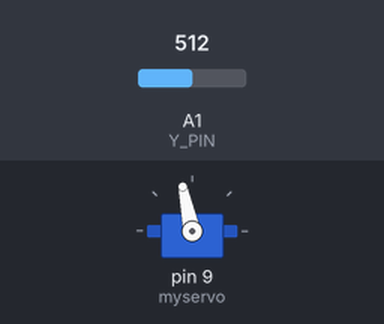
The sketch below on a simulated Arduino Uno, built with avr-gcc and run on an emulated ATmega328P. Parts: servo. The inputs (shaded band) are chosen by the test bench; at power-on: A1 (Y_PIN) = 512.

Above: at 1.2 s.
1.3 s: A1 (Y_PIN) set to 716
At 2.5 s:
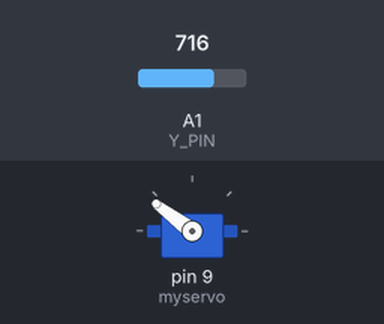
2.8 s: A1 (Y_PIN) set to 900
At 3.8 s:
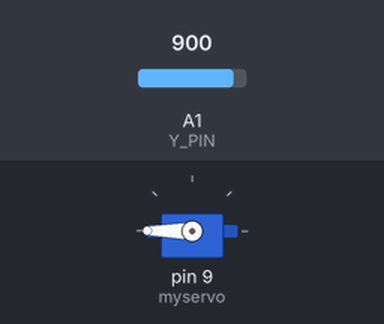
4.3 s: A1 (Y_PIN) set to 306
At 4.9 s:
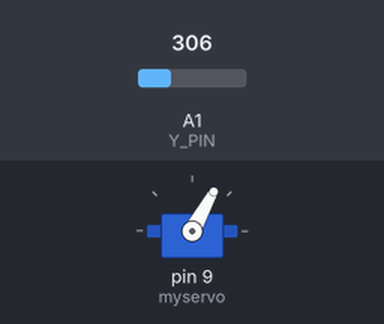
5.8 s: A1 (Y_PIN) set to 122
At 6.4 s:
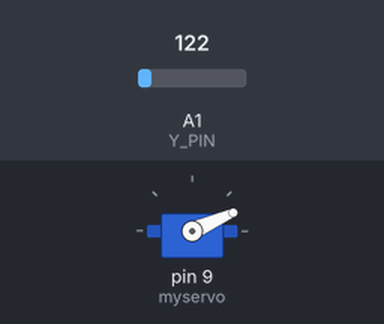
7.3 s: A1 (Y_PIN) set to 0
At 8.5 s:
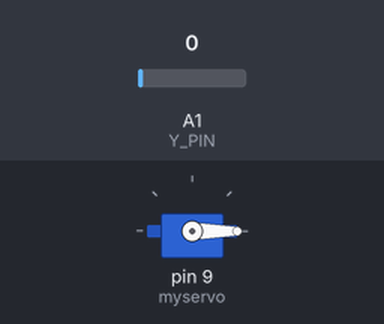
8.8 s: A1 (Y_PIN) set to 511
At 9.7 s:
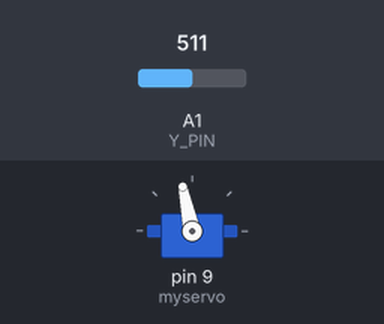
Timing chart, 0 to 11.3 s (numbered marks = the images above; inputs shaded):
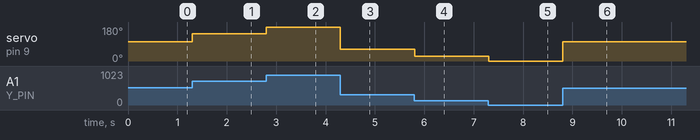

Measured:
- after the input at 1.3 s, servo on pin 9 (myservo): 102° → 143° at once
- after the input at 2.8 s, servo on pin 9 (myservo): 143° → 180° at once
- after the input at 4.3 s, servo on pin 9 (myservo): 180° → 61° at once
- after the input at 5.8 s, servo on pin 9 (myservo): 61° → 24° at once
- after the input at 7.3 s, servo on pin 9 (myservo): 24° → 0° at once
- after the input at 8.8 s, servo on pin 9 (myservo): 0° → 102° at once

The sketch:

servoJoy.ino
```cpp
#include <Servo.h>

#define SW_PIN    2
#define X_PIN     A0
#define Y_PIN     A1

Servo myservo;

void setup()
{
  myservo.attach(9, 680, 2400);
  pinMode(SW_PIN, INPUT);
  digitalWrite(SW_PIN, HIGH);
}

void loop()
{
  int y = analogRead(Y_PIN);
  myservo.write(y/5);
  delay(10);
}
```
